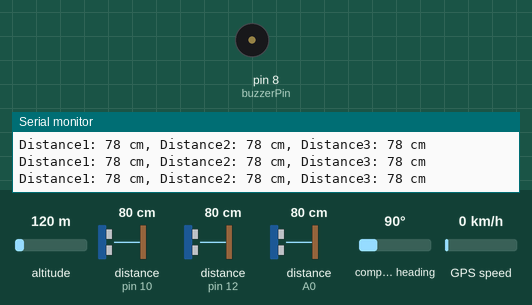
Simulated run of this sketch. Board: Arduino Uno, built with avr-gcc and run on an emulated ATmega328P. On the bench: buzzer (waves = sounding, pin HIGH), the last lines printed to the serial monitor. Wiring (inferred from the names in the program): 3 × ultrasonic range finder: trigger pin 9, echo pin 10 / trigger pin 11, echo pin 12 / trigger pin 13, echo A0. The test bench sets the inputs (shaded band); at power-on: distance to the obstacle (sensors on pin 10, pin 12, A0) 80 cm, altitude 120 m, compass heading 90°, GPS speed 0 km/h. The echo pulse lasts 58.3 µs per cm; the GPS gets a fix after 3 s at 37.7749, -122.4194 with 8 satellites; pins used as bus, display or sensor lines are not drawn.

Above: at 1.2 s.
1.3 s: distance to the obstacle (sensor on pin 10) set to 53 cm
4.7 s: distance to the obstacle (sensor on pin 10) set to 45 cm
At 6.5 s:
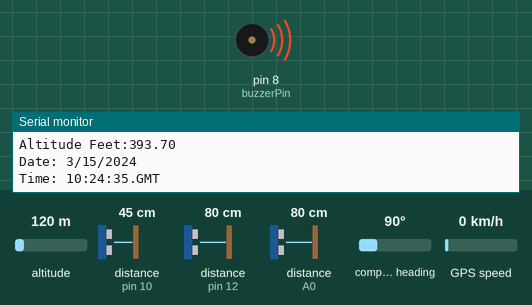
6.8 s: distance to the obstacle (sensor on pin 10) set to 60 cm
At 8.2 s:
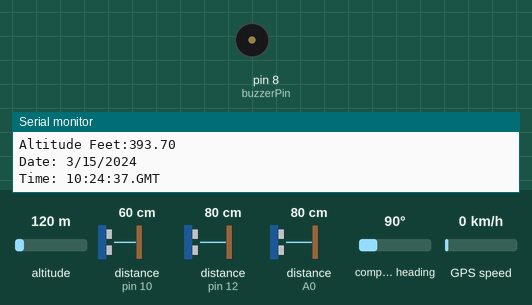
9.0 s: distance to the obstacle (sensor on pin 10) set to 2 cm
At 10.9 s:
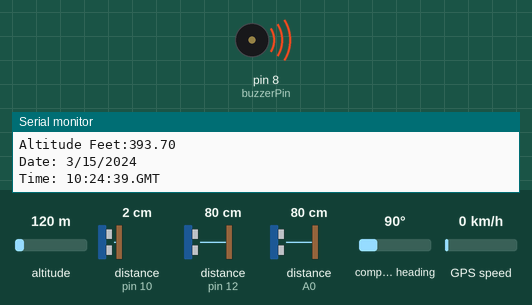
Timing chart, 0 to 12.1 s (numbered marks = the images above; inputs shaded):
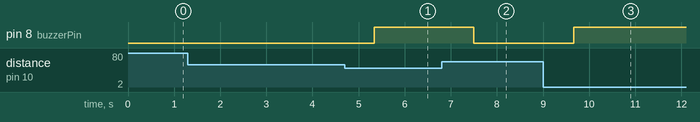

The sketch:

iotsmartcane.ino
```cpp
#include <SoftwareSerial.h>
#include <TinyGPS++.h>

//pins for the ultrasonic sensors
const int trigPin1 = 9;
const int echoPin1 = 10;
const int trigPin2 = 11;
const int echoPin2 = 12;
const int trigPin3 = 13;
const int echoPin3 = A0;

//pin for the buzzer
const int buzzerPin = 8;

//pins for the Bluetooth module
const int btTxPin = 1;
const int btRxPin = 0;

//pins for the GPS module
const int gpsTxPin = 4;
const int gpsRxPin = 5;

//SoftwareSerial objects for Bluetooth and GPS modules
SoftwareSerial btSerial(btTxPin, btRxPin);
SoftwareSerial gpsSerial(gpsTxPin, gpsRxPin);

//TinyGPS++ object
SoftwareSerial serial_connection(4, 5);
TinyGPSPlus gps;// GPS object to process the NMEA data

void setup() {
  // Initializing serial communication
  Serial.begin(9600);
  btSerial.begin(9600);
  gpsSerial.begin(9600);
  serial_connection.begin(9600);
    //communications to the GPS

  //trigPins as OUTPUT and echoPins as INPUT
  pinMode(trigPin1, OUTPUT);
  pinMode(echoPin1, INPUT);
  pinMode(trigPin2, OUTPUT);
  pinMode(echoPin2, INPUT);
  pinMode(trigPin3, OUTPUT);
  pinMode(echoPin3, INPUT);

  //buzzer pin as OUTPUT
  pinMode(buzzerPin, OUTPUT);
}

void loop() {
  // Measuring distance for each sensor
  long distance1 = measureDistance(trigPin1, echoPin1);
  long distance2 = measureDistance(trigPin2, echoPin2);
  long distance3 = measureDistance(trigPin3, echoPin3);

  // Printing the distances on the Serial Monitor
  Serial.print("Distance1: ");
  Serial.print(distance1);
  Serial.print(" cm, Distance2: ");
  Serial.print(distance2);
  Serial.print(" cm, Distance3: ");
  Serial.print(distance3);
  Serial.println(" cm");

  // Sending distances via Bluetooth
  btSerial.print("Distance1: ");
  btSerial.print(distance1);
  btSerial.print(" cm, Distance2: ");
  btSerial.print(distance2);
  btSerial.print(" cm, Distance3: ");
  btSerial.print(distance3);
  btSerial.println(" cm");

  // Check if any distance is below a threshold and sound the buzzer
  if (distance1 < 50 || distance2 < 50 || distance3 < 50) {
    digitalWrite(buzzerPin, HIGH);
  } else {
    digitalWrite(buzzerPin, LOW);
  }


 while (serial_connection.available()) {
    gps.encode(serial_connection.read());
  }
  if (gps.location.isUpdated()) {
    Serial.print("Satellite Count:");
    Serial.println(gps.satellites.value());
    Serial.print("Latitude:");
    Serial.println(gps.location.lat(), 6);
    Serial.print("Longitude:");
    Serial.println(gps.location.lng(), 6);

    Serial.print("Altitude Feet:");
    Serial.println(gps.altitude.feet());
    Serial.println("");

    Serial.print("Date: ");
    if (gps.date.isValid()) {
      Serial.print(gps.date.month());
      Serial.print("/");
      Serial.print(gps.date.day());
      Serial.print("/");
      Serial.println(gps.date.year());
    }

    Serial.print("Time: ");
    if (gps.time.isValid()) {
      if (gps.time.hour() < 10) Serial.print(F("0"));
      Serial.print(gps.time.hour());
      Serial.print(":");
      if (gps.time.minute() < 10) Serial.print(F("0"));
      Serial.print(gps.time.minute());
      Serial.print(":");
      if (gps.time.second() < 10) Serial.print(F("0"));
      Serial.print(gps.time.second());
      Serial.print(".GMT");
    }
    Serial.println("");
    delay(2000);
  }
}

long measureDistance(int trigPin, int echoPin) {
  // Clear the trigPin
  digitalWrite(trigPin, LOW);
  delayMicroseconds(2);

  // Set the trigPin HIGH for 10 microseconds
  digitalWrite(trigPin, HIGH);
  delayMicroseconds(10);
  digitalWrite(trigPin, LOW);

  // Read the echoPin, returns the sound wave travel time in microseconds
  long duration = pulseIn(echoPin, HIGH);

  // Calculate the distance
  long distance = duration * 0.034 / 2;

  return distance;
}
```

Measured:
- the behaviour switches between 51 and 50 cm on distance to the obstacle (sensor on pin 10) (found by bisection; images 0 and 1)
- after the input at 4.7 s, pin 8 (buzzerPin): LOW → HIGH after 0.64 s
- after the input at 6.8 s, pin 8 (buzzerPin): HIGH → LOW after 0.70 s
- after the input at 9.0 s, pin 8 (buzzerPin): LOW → HIGH after 0.66 s
